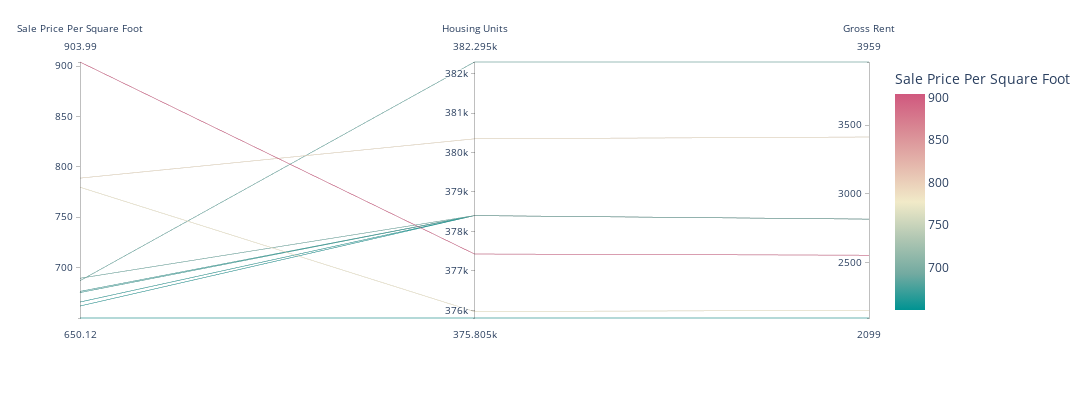

The cell this chart's notebook holds for it:
### Code cell
# Parallel Coordinates Plot https://plotly.com/python/parallel-coordinates-plot/
parallel_coordinates_plot = px.parallel_coordinates(
    top_10_expensive, 
    dimensions=[
        "sale_price_sqr_foot", 
        "housing_units",
        "gross_rent"
    ],
    color="sale_price_sqr_foot",
    color_continuous_scale=px.colors.diverging.Tealrose,
    height=400,
    width=1300,
    labels={
        'sale_price_sqr_foot':'Sale Price Per Square Foot', 
        'housing_units':'Housing Units',
        'gross_rent':'Gross Rent'
    }
)
parallel_coordinates_plot.show()

### Figure 1 — Plotly figure (JSON) as saved in the notebook; plotly's stock layout.template omitted (floating-point values rounded to 4 significant figures)
{"data": [{"dimensions": [{"label": "Sale Price Per Square Foot", "values": [904.0, 788.8, 779.8, 689.6, 687.1, 676.5, 675.4, 666.0, 662.0, 650.1]}, {"label": "Housing Units", "values": [377400.0, 380348, 376000.0, 378401, 382295, 378401, 378401, 378401, 378401, 375805]}, {"label": "Gross Rent", "values": [2555.0, 3414, 2155.0, 2817.0, 3959, 2817.0, 2817.0, 2817.0, 2817.0, 2099]}], "domain": {"x": [0, 1], "y": [0, 1]}, "line": {"color": [904.0, 788.8, 779.8, 689.6, 687.1, 676.5, 675.4, 666.0, 662.0, 650.1], "coloraxis": "coloraxis"}, "name": "", "type": "parcoords"}], "layout": {"coloraxis": {"colorbar": {"title": {"text": "Sale Price Per Square Foot"}}, "colorscale": [[0, "rgb(0, 147, 146)"], [0.1667, "rgb(114, 170, 161)"], [0.3333, "rgb(177, 199, 179)"], [0.5, "rgb(241, 234, 200)"], [0.6667, "rgb(229, 185, 173)"], [0.8333, "rgb(217, 137, 148)"], [1, "rgb(208, 88, 126)"]]}, "height": 400, "legend": {"tracegroupgap": 0}, "margin": {"t": 60}, "width": 1300}}
